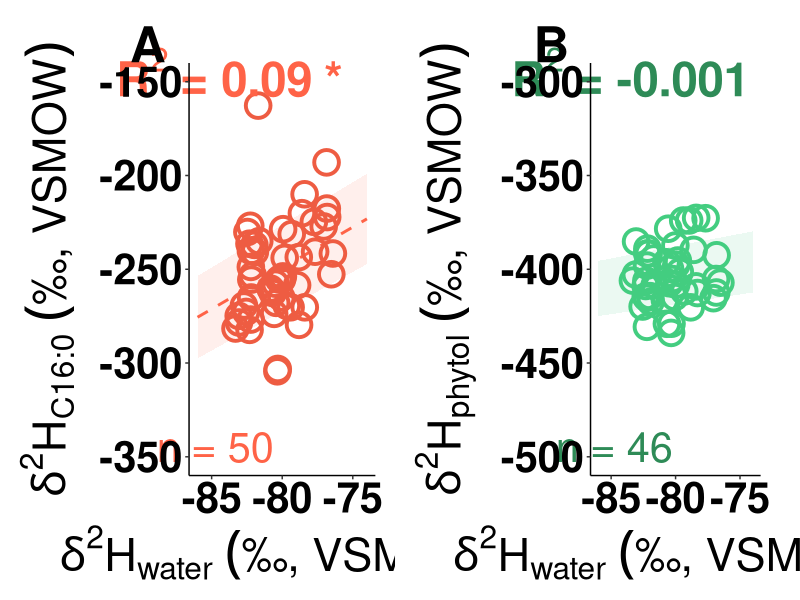

Reproduce this figure in R.
## ---- chunk 1
knitr::opts_chunk$set(echo = TRUE)

#loading packages

library(readr)
library(here)
library(ggplot2)
library(reshape2)
library(cowplot)
Sys.setlocale("LC_ALL", "English")

#import d2H data

d2H_H2O_lipids <- read.csv(here("01_Data","d2H_H2O_lipids_ROT19.csv"), header = TRUE , sep = ";" , stringsAsFactors = FALSE, na.strings = "#NV")


#note: data frame includes two different depths: surface water (A) and chlorophyll maximum depth (B)


#separating surface water (surface) and chlorophyll maximum depth (chlorMax)

d2H_H2O_lipids_surface <- d2H_H2O_lipids[1:27,]

d2H_H2O_lipids_chlorMax <- d2H_H2O_lipids[28:54,]


#Checking correlations between d2H water values and d2H lipid values (R2 values)

## both depths

summary(lm(H2O_Avg.d2H_VSMOW~C16.0_Avg.d2H_VSMOW, data=d2H_H2O_lipids)) 

summary(lm(H2O_Avg.d2H_VSMOW~phytol_Avg.d2H_VSMOW, data=d2H_H2O_lipids))

summary(lm(H2O_Avg.d2H_VSMOW~stigmasterol_Avg.d2H_VSMOW, data=d2H_H2O_lipids))

## surface water

summary(lm(H2O_Avg.d2H_VSMOW~C16.0_Avg.d2H_VSMOW, data=d2H_H2O_lipids_surface)) 

summary(lm(H2O_Avg.d2H_VSMOW~phytol_Avg.d2H_VSMOW, data=d2H_H2O_lipids_surface))


## chlorophyll maximum depth

summary(lm(H2O_Avg.d2H_VSMOW~C16.0_Avg.d2H_VSMOW, data=d2H_H2O_lipids_chlorMax)) 

summary(lm(H2O_Avg.d2H_VSMOW~phytol_Avg.d2H_VSMOW, data=d2H_H2O_lipids_chlorMax))

## ---- chunk 2

#Fig. 2

pd2H_H2O_vs_C16.0 <- ggplot()+
  geom_smooth(data=d2H_H2O_lipids,aes(x=H2O_Avg.d2H_VSMOW,y=C16.0_Avg.d2H_VSMOW), xseq = c(-86, -74),
              method="lm", linetype="dashed", color="tomato", fill="tomato1", alpha=0.1, level=0.95)+
  geom_point(data=d2H_H2O_lipids,aes(x=H2O_Avg.d2H_VSMOW,y=C16.0_Avg.d2H_VSMOW), size=7, shape=1, color="tomato2", stroke=2)+
  xlab(expression(delta^2*H['water']~("\u2030"*","~VSMOW)))+ 
  ylab(expression(delta^2*H['C16:0']~("\u2030"*","~VSMOW)))+
  coord_cartesian(xlim=c(-86,-74), ylim= c(-350,-150), clip="off")+
  scale_x_continuous(breaks=c(-85,-80,-75))+
  annotate("text",y= -145, x= -83.75,label=expression(bold(R^2~"= 0.09"~"*")), size=12, fontface=1, color="tomato")+
  annotate("text",y= -345, x= -84.75,label=expression("n = 50"), size=10.5, color="tomato")+
  annotate("text",x=-89.5,y=-130,label="A", size=12.5, fontface=2, color="black")+
  theme(axis.line = element_line(colour = "black"), 
        panel.background = element_blank(),
        axis.text.x = element_text(size=30, face= "bold", color="black"),
        axis.text.y = element_text(size=30, face= "bold", color="black"),
        axis.title.x = element_text(size = 32.5, face= "bold",color="black"),
        axis.title.y = element_text(size = 32.5, face= "bold",color="black"),
        plot.margin = unit(c(1.6,0.5,0.25,0.5), "cm"))

pd2H_H2O_vs_phytol <- ggplot()+
  geom_smooth(data=d2H_H2O_lipids,aes(x=H2O_Avg.d2H_VSMOW,y=phytol_Avg.d2H_VSMOW), xseq = c(-86, -74),
              method="lm", linetype="dashed", color=NA, fill="seagreen3", alpha=0.1, level=0.95)+
  geom_point(data=d2H_H2O_lipids,aes(x=H2O_Avg.d2H_VSMOW,y=phytol_Avg.d2H_VSMOW), size=7, shape=1, color="seagreen3", stroke=2)+
  xlab(expression(delta^2*H['water']~("\u2030"*","~VSMOW)))+ 
  ylab(expression(delta^2*H['phytol']~("\u2030"*","~VSMOW)))+
  scale_x_continuous(breaks=c(-85,-80,-75))+
  coord_cartesian(xlim=c(-86,-74), ylim= c(-500,-300), clip="off")+
  annotate("text",y= -295, x= -83.5,label=expression(bold(R^2~"= -0.001")), size=12, fontface=1, color="seagreen4")+
  annotate("text",y= -495, x= -84.75,label=expression("n = 46"), size=10.5, color="seagreen4")+
  annotate("text",x=-89.625,y=-280,label="B", size=12.5, fontface=2, color="black")+
  theme(axis.line = element_line(colour = "black"), 
        panel.background = element_blank(),
        axis.text.x = element_text(size=30, face= "bold", color="black"),
        axis.text.y = element_text(size=30, face= "bold", color="black"),
        axis.title.x = element_text(size = 32.5, face= "bold",color="black"),
        axis.title.y = element_text(size = 32.5, face= "bold",color="black"),
        plot.margin = unit(c(1.6,1,0.25,0.5), "cm"))

Fig2 <- plot_grid(pd2H_H2O_vs_C16.0 , pd2H_H2O_vs_phytol,ncol = 2, align = "h", rel_widths=c(1,1.025))

## ---- chunk 3

plot(Fig2)

